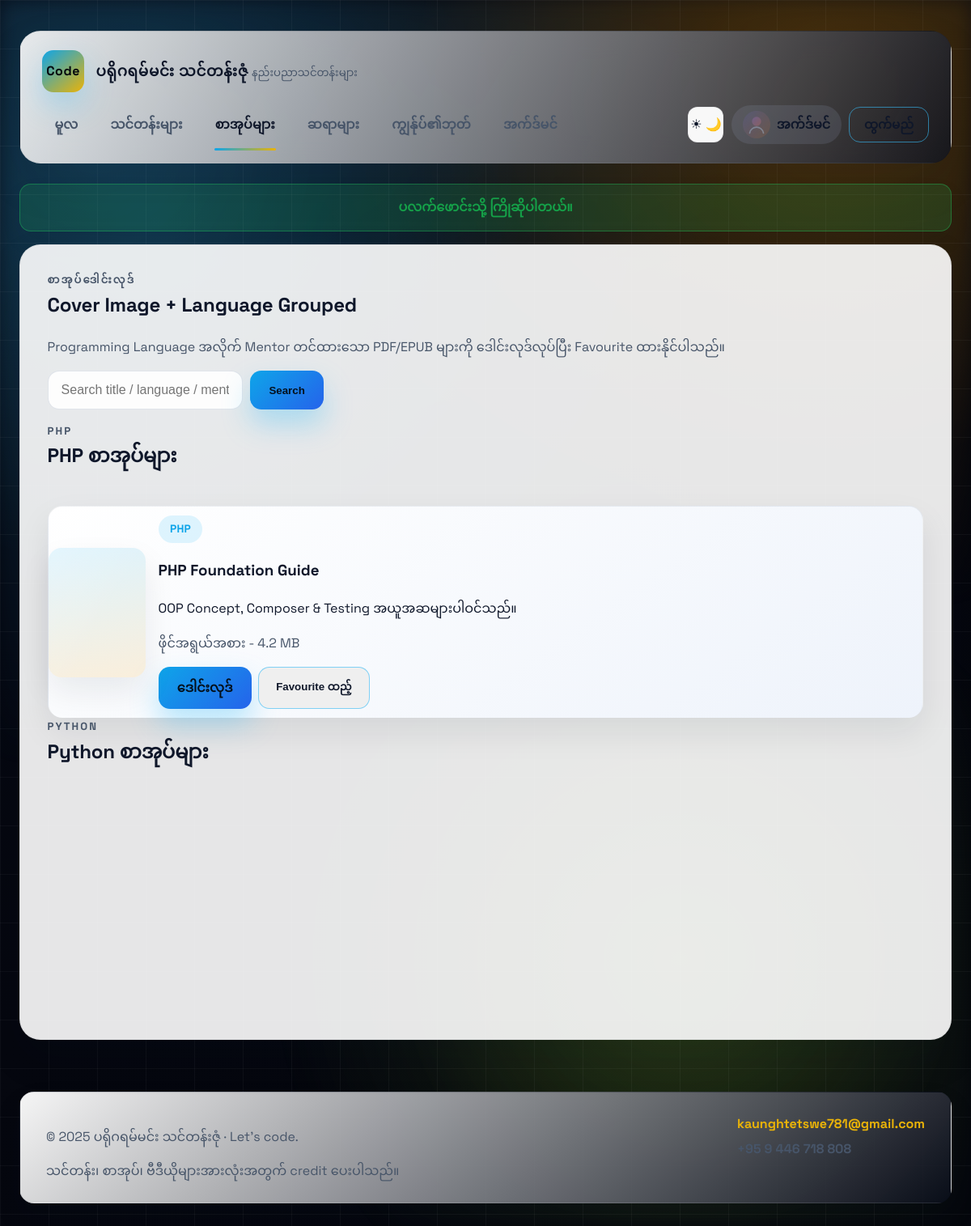
The app's page /books.php (signed in) with its own data.
### tables this page shows
CREATE TABLE IF NOT EXISTS users (
    id INT AUTO_INCREMENT PRIMARY KEY,
    name VARCHAR(120) NOT NULL,
    email VARCHAR(160) NOT NULL UNIQUE,
    password_hash VARCHAR(255) NOT NULL,
    avatar_path VARCHAR(255) DEFAULT NULL,
    role ENUM('student', 'instructor', 'admin') NOT NULL DEFAULT 'student',
    created_at TIMESTAMP DEFAULT CURRENT_TIMESTAMP
);

CREATE TABLE IF NOT EXISTS books (
    id INT AUTO_INCREMENT PRIMARY KEY,
    title VARCHAR(200) NOT NULL,
    language VARCHAR(80) NOT NULL,
    description TEXT,
    file_path VARCHAR(255) NOT NULL,
    file_size VARCHAR(20) NOT NULL,
    cover_path VARCHAR(255) DEFAULT NULL,
    instructor_id INT NULL,
    created_at TIMESTAMP DEFAULT CURRENT_TIMESTAMP
    ,
    FOREIGN KEY (instructor_id) REFERENCES instructors(id) ON DELETE SET NULL
);

### includes/functions.php (called while the page is built, shortened)
<?php
function current_user(PDO $pdo): ?array
{
    static $cachedUser = null;
    if ($cachedUser && $cachedUser['id'] === $_SESSION['user_id']) {
        return $cachedUser;
    }
    $stmt = $pdo->prepare('SELECT * FROM users WHERE id = ? LIMIT 1');
    $stmt->execute([$_SESSION['user_id']]);
    $cachedUser = $stmt->fetch() ?: null;
    return $cachedUser;
}
function is_admin(PDO $pdo): bool
{
    $user = current_user($pdo);
    return $user && $user['role'] === 'admin';
}
function avatar_url(?array $user): string
{
    return 'assets/images/avatar-placeholder.svg';
}
function h(string $text): string
{
    return htmlspecialchars($text, ENT_QUOTES, 'UTF-8');
}
function csrf_token(): string
{
    return $_SESSION['csrf_token'];
}
function get_flash(string $key): ?string
{
    if (!empty($_SESSION['flash'][$key])) {
        $message = $_SESSION['flash'][$key];
        return $message;
    }
    return null;
}

### books.php (the view, shortened to what this page needs)
<?php
require __DIR__ . '/partials/header.php';
$search = trim($_GET['q'] ?? '');
$sql = '
    SELECT b.*, i.display_name AS mentor_name
    FROM books b
    LEFT JOIN instructors i ON b.instructor_id = i.id
';
$params = [];
$sql .= ' ORDER BY b.language, b.created_at DESC';
$stmt = $pdo->prepare($sql);
$stmt->execute($params);
$books = $stmt->fetchAll();
$booksByLanguage = [];
foreach ($books as $book) {
    $booksByLanguage[$book['language']][] = $book;
}
$currentUser = current_user($pdo);
$favoriteIds = [];
if ($currentUser) {
    $favStmt = $pdo->prepare('SELECT book_id FROM favorite_books WHERE user_id = ?');
    $favStmt->execute([$currentUser['id']]);
    $favoriteIds = array_column($favStmt->fetchAll(), 'book_id');
}
?>
<section class="section">
    <div class="eyebrow">စာအုပ်ဒေါင်းလုဒ်</div>
    <h1>Cover Image + Language Grouped</h1>
    <p class="muted-text">Programming Language အလိုက် Mentor တင်ထားသော PDF/EPUB များကို ဒေါင်းလုဒ်လုပ်ပြီး Favourite ထားနိုင်ပါသည်။</p>
    <form method="get" class="search-form" style="margin:1rem 0; display:flex; gap:0.6rem; flex-wrap:wrap;">
        <input type="text" name="q" value="<?= h($search); ?>" placeholder="Search title / language / mentor">
        <button class="btn" type="submit">Search</button>
    </form>
    <?php foreach ($booksByLanguage as $language => $languageBooks): ?>
        <div class="section-header">
            <div>
                <div class="eyebrow"><?= h($language); ?></div>
                <h2><?= h($language); ?> စာအုပ်များ</h2>
            </div>
        </div>
        <div class="cards">
            <?php foreach ($languageBooks as $book): ?>
                <article class="card book-card reveal">
                    <div class="book-cover">
                    </div>
                    <div>
                        <span class="tag"><?= h($book['language']); ?></span>
                        <h3><?= h($book['title']); ?></h3>
                        <p><?= nl2br(h($book['description'])); ?></p>
                        <p class="muted-text">ဖိုင်အရွယ်အစား - <?= h($book['file_size']); ?> MB</p>
                        <div style="display:flex; gap:0.5rem; flex-wrap:wrap;">
                            <a class="btn" href="actions/download_book.php?id=<?= $book['id']; ?>&csrf=<?= csrf_token(); ?>">ဒေါင်းလုဒ်</a>
                            <?php if ($currentUser): ?>
                                <form method="post" action="actions/favorite_book.php">
                                    <button class="btn-ghost" type="submit">
                                        <?= in_array($book['id'], $favoriteIds, true) ? 'Favourite မှ ဖယ်' : 'Favourite ထည့်'; ?>
                                    </button>
                                </form>
                            <?php else: ?>
                                <small>Favourite ပြုလုပ်ရန် <a href="login.php"><p class="color: blue;">ဝင်ရောက်ပါ</p></a></small>
                            <?php endif; ?>
                        </div>
                    </div>
                </article>
            <?php endforeach; ?>
        </div>
    <?php endforeach; ?>
</section>
<?php require __DIR__ . '/partials/footer.php'; ?>

### partials/header.php (shortened to what this page needs)
<?php
require_once __DIR__ . '/../includes/functions.php';
$currentUser = current_user($pdo);
$flashSuccess = get_flash('success');
?>
<!DOCTYPE html>
<html lang="my">
<head>
    <link rel="stylesheet" href="assets/css/style.css?v=3">
</head>
<body data-theme="dark">
<div class="site-shell">
    <header class="site-header">
        <a class="brand" href="index.php">
            <span class="brand-badge">Code</span>
            <div class="brand-meta">
                <strong><?= APP_TITLE; ?></strong>
                <small>နည်းပညာသင်တန်းများ</small>
            </div>
        </a>
        <nav class="main-nav">
            <div class="nav-links">
                <a href="index.php"<?= basename($_SERVER['PHP_SELF']) === 'index.php' ? ' class="active"' : ''; ?>>မူလ</a>
                <a href="courses.php"<?= basename($_SERVER['PHP_SELF']) === 'courses.php' ? ' class="active"' : ''; ?>>သင်တန်းများ</a>
                <a href="books.php"<?= basename($_SERVER['PHP_SELF']) === 'books.php' ? ' class="active"' : ''; ?>>စာအုပ်များ</a>
                <a href="instructors.php"<?= basename($_SERVER['PHP_SELF']) === 'instructors.php' ? ' class="active"' : ''; ?>>ဆရာများ</a>
                <?php if ($currentUser): ?>
                    <a href="dashboard.php"<?= basename($_SERVER['PHP_SELF']) === 'dashboard.php' ? ' class="active"' : ''; ?>>ကျွန်ုပ်၏ဘုတ်</a>
                    <?php if (is_admin($pdo)): ?>
                        <a href="admin.php"<?= basename($_SERVER['PHP_SELF']) === 'admin.php' ? ' class="active"' : ''; ?>>အက်ဒ်မင်</a>
                    <?php endif; ?>
                <?php endif; ?>
            </div>
            <div class="nav-actions">
                <button class="theme-toggle" type="button" id="themeToggle" aria-label="Toggle theme">
                    <span class="sun">☀</span><span class="moon">🌙</span>
                </button>
                <?php if ($currentUser): ?>
                    <a class="avatar-chip" href="dashboard.php">
                        <img src="<?= avatar_url($currentUser); ?>" alt="<?= h($currentUser['name']); ?>">
                        <span><?= h($currentUser['name']); ?></span>
                    </a>
                    <a href="logout.php" class="btn-ghost btn-small">ထွက်မည်</a>
                <?php else: ?>
                    <a href="register.php" class="btn btn-small">စာရင်းသွင်း</a>
                    <a href="login.php" class="btn-ghost btn-small">လော့ဂ်အင်</a>
                <?php endif; ?>
            </div>
        </nav>
    </header>
    <?php if ($flashSuccess): ?>
        <div class="flash flash-success"><?= h($flashSuccess); ?></div>
    <?php endif; ?>
    <main class="site-main">

### records on screen
users: name "အက်ဒ်မင်"
books: language "PHP", title "PHP Foundation Guide", description "OOP Concept, Composer & Testing အယူအဆများပါဝင်သည်။", file_size "4.2", shows "Favourite ထည့်"

### other values on screen
APP_TITLE "ပရိုဂရမ်မင်း သင်တန်းဇုံ"
$flashSuccess "ပလက်ဖောင်းသို့ ကြိုဆိုပါတယ်။"
$language "PHP"
$language "PYTHON"
$language "Python"
